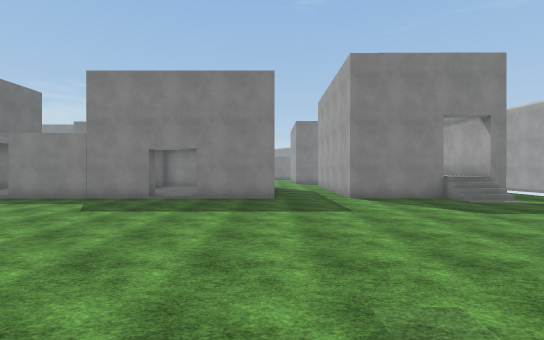
view 1 (above)

24 first-person views from a walk through a scene from a Unity 3-D project. The camera is 1.5 m above the floor, looks level and sees 85° across. The floor is counted in squares, 2 m on a side. Each view is taken from the middle of a square. On the plan, view 1 faces up. The plan holds only what a view shows up to about 10 squares ahead; the rest is blank. The place goes on beyond the plan. Surface patterns are stand-ins for the level's own textures.

view 2
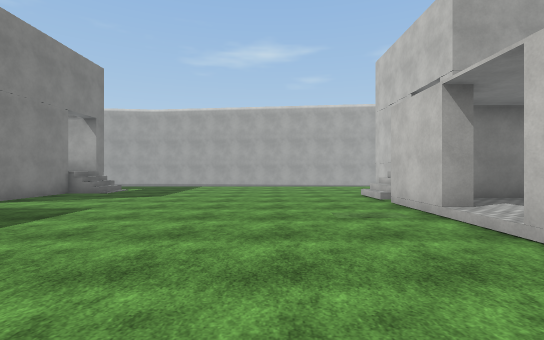

view 3
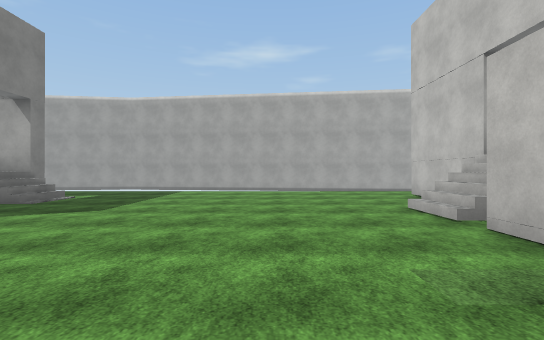

view 4
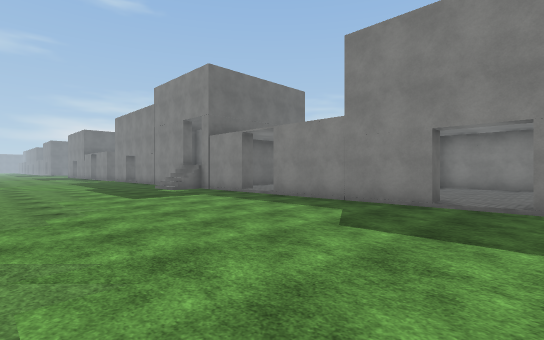

view 5
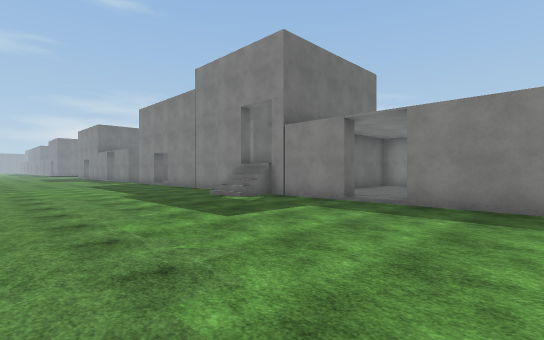

view 6
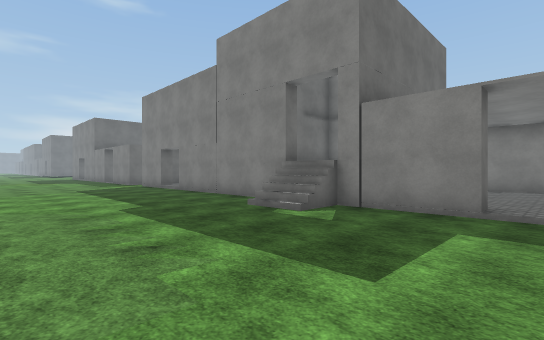

view 7
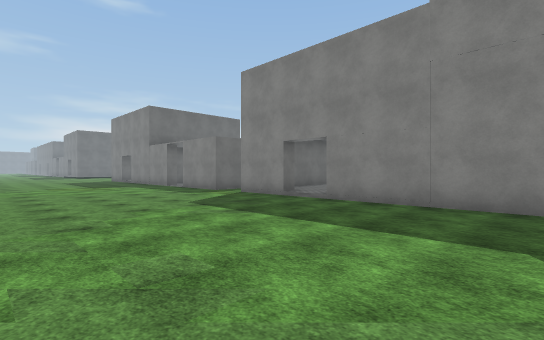

view 8
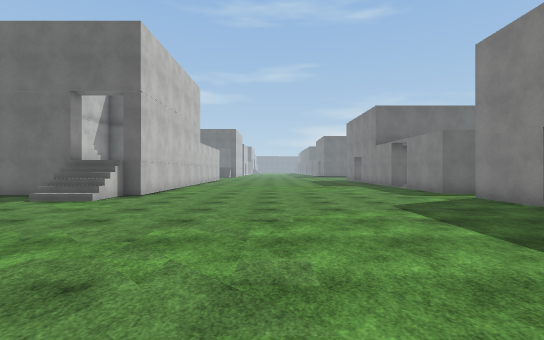

view 9
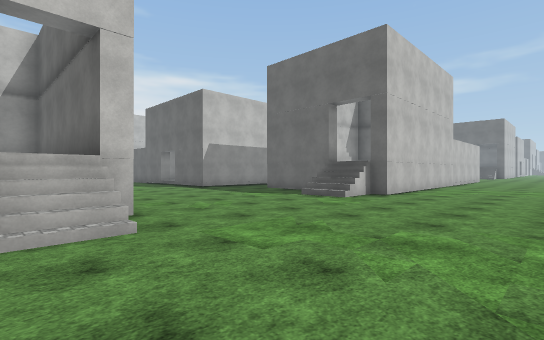

view 10
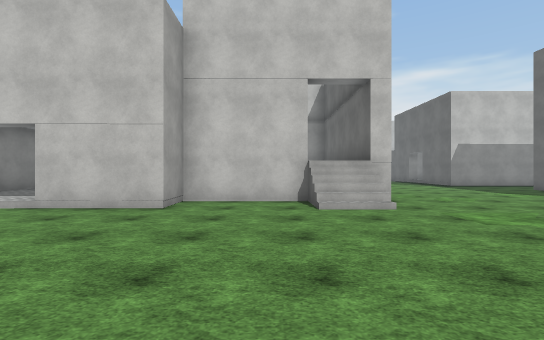

view 11
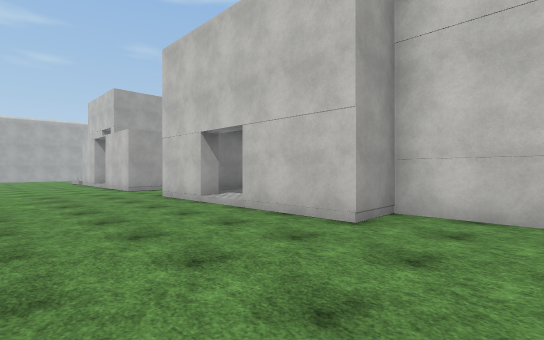

view 12
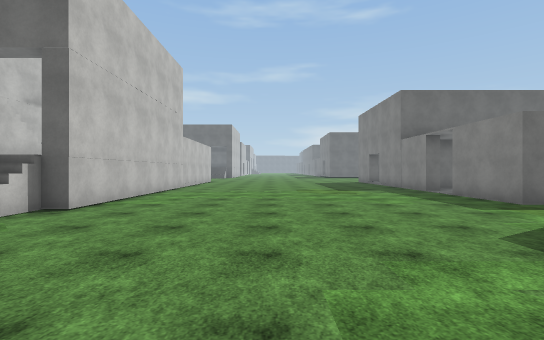

view 13
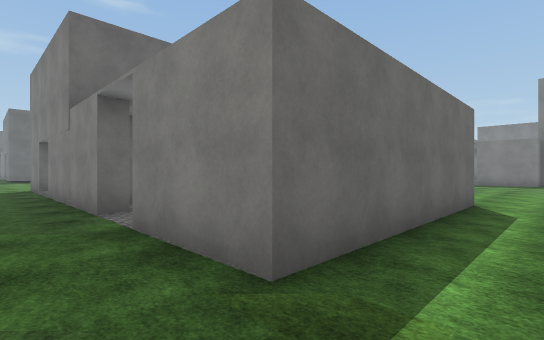

view 14
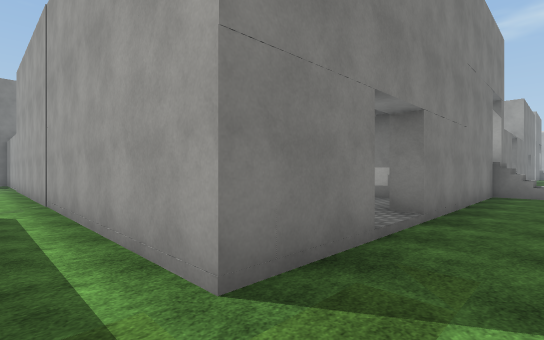

view 15
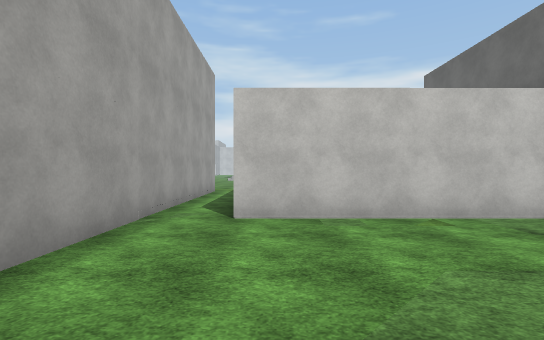

view 16
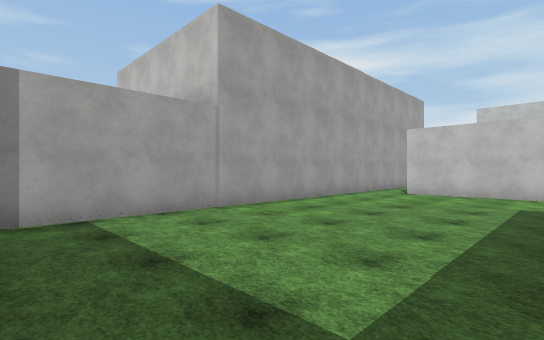

view 17
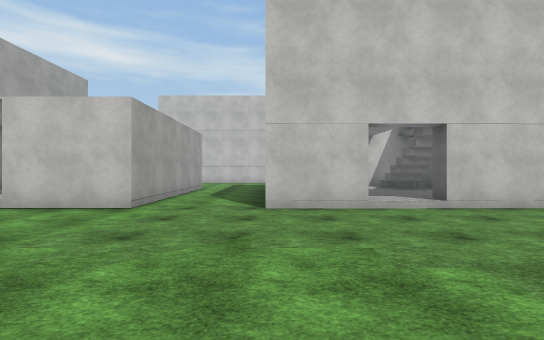

view 18
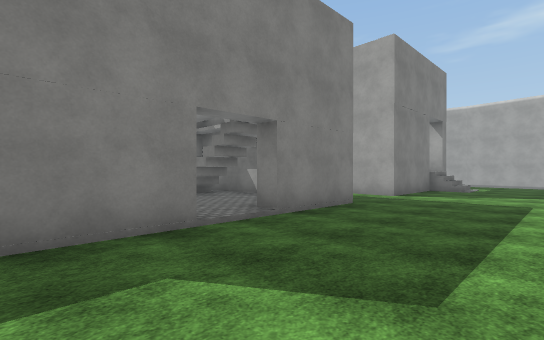

view 19
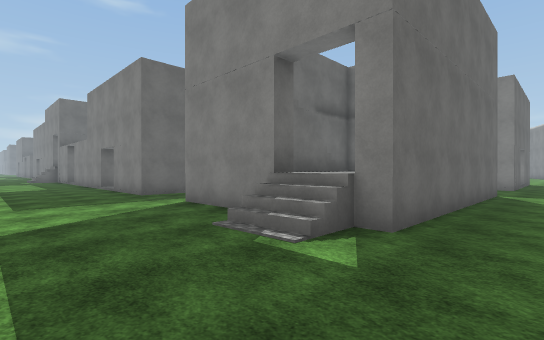

view 20
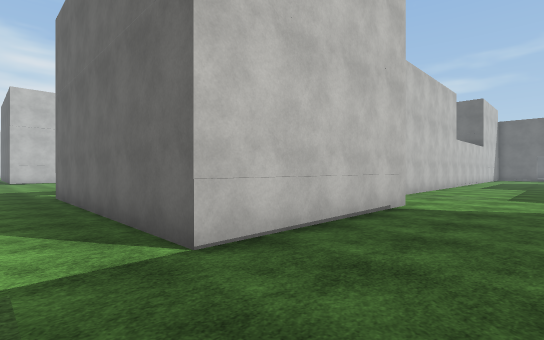

view 21
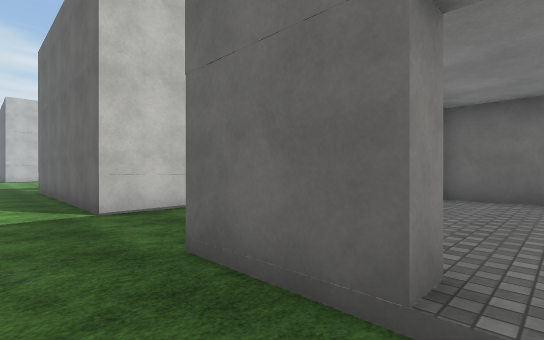

view 22
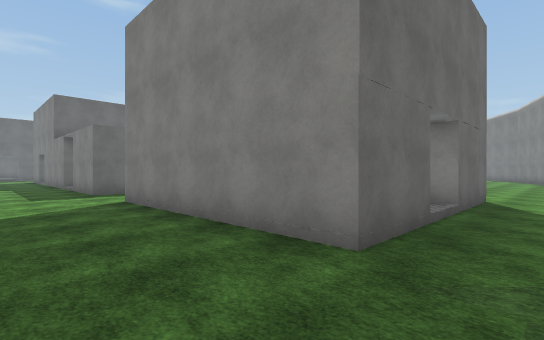

view 23
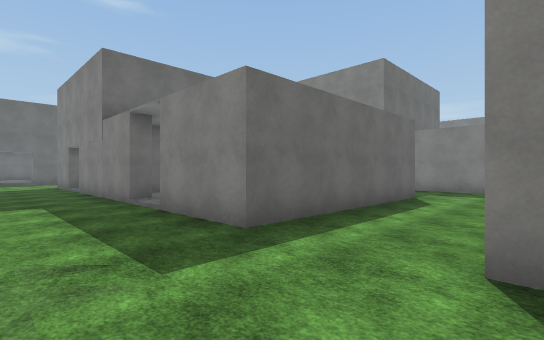

view 24
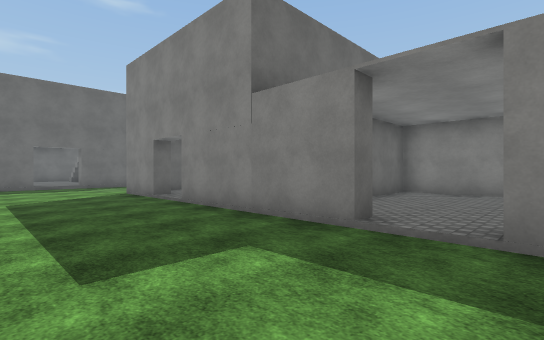

### Floor plan
Key: @ floor where view 1 was taken; . main floor; : floor 0.25 m higher than the main floor; / step, stairs or slope; H house.
Columns run from 28 left of view 1 to 9 right of it. Each row starts with its distance up from view 1.
 25 .....H                HHH  H..     H..
 24 .....H               H     H..     H..
 23 .....H               H     H..     H..
 22 .....H               H     H..H     ..
 21 .....HHHHHHH   H     H     H..H    H..
 20 .....H         HHH HHHHH HHH..HHHHHH..
 19 .....H        ........................
 18 .....H       .........................
 17 .....H       .........................
 16 .....H          ...............HHHHH..
 15 HHHH.H          HHHH   HHHHHH      H..
 14    H.H          H           H  HH  H..
 13    H.H          H           H  HH  H..
 12    H.H          H           H  H   H..
 11    H.H          H           H  H   H..
 10  HHH.HHH HHHHHH HHH HHHHH HHH..HHH H..
  9 ..............H .................. /..
  8 ..............//......................
  7 ......................................
  6 ......................................
  5 ......................................
  4 ......................................
  3 ......................................
  2 ......................................
  1 ......................................
  0 HHHHHH....../H..HHH:HHH..HHH@HHH/.....
 -1       /..... HHHH     H..H    HH HHH..
 -2     H......H          H..H    HH
 -3     H......H     HH   H..H    HH
 -4 HHH H......H     HH   H..H     H

Where each view was taken, in squares from view 1:
view 1: 0 up, 0 right, facing up
view 2: 3 up, 4 left, facing right
view 3: 3 up, 1 left, facing right
view 4: 3 up, 2 left, facing up-left
view 5: 3 up, 6 left, facing up-left
view 6: 4 up, 9 left, facing up-left
view 7: 3 up, 15 left, facing up-left
view 8: 4 up, 15 left, facing left
view 9: 4 up, 15 left, facing down-left
view 10: 6 up, 14 left, facing down
view 11: 4 up, 14 left, facing down-right
view 12: 4 up, 18 left, facing left
view 13: 8 up, 23 left, facing up-left
view 14: 8 up, 24 left, facing up-right
view 15: 20 up, 25 left, facing down
view 16: 25 up, 28 left, facing down-right
view 17: 6 up, 6 left, facing down
view 18: 6 up, 6 left, facing up-right
view 19: 6 up, 9 right, facing up-left
view 20: 19 up, 9 right, facing down-left
view 21: 22 up, 9 right, facing down-left
view 22: 17 up, 9 right, facing up-left
view 23: 17 up, 2 right, facing up-left
view 24: 16 up, 3 left, facing up-left
